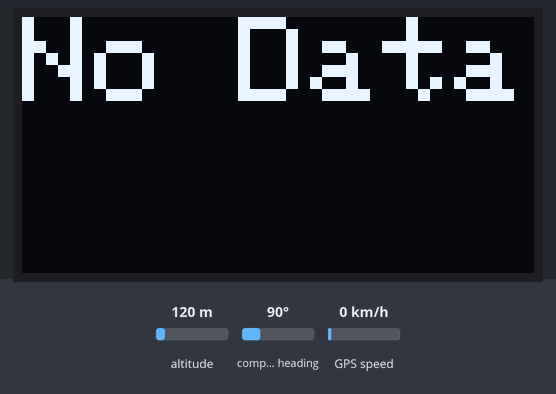
This sketch was run on a simulated ESP32. On the bench: 128×64 one-colour display. Inputs (shaded band) come from the test bench; at power-on: altitude 120 m, GPS speed 0 km/h, compass heading 90°. The GPS gets a fix after 3 s at 37.7749, -122.4194 with 8 satellites; what the sketch prints to the serial monitor is not drawn.

Above: at 3.6 s.
3.7 s: altitude set to 20 m
At 6.0 s:
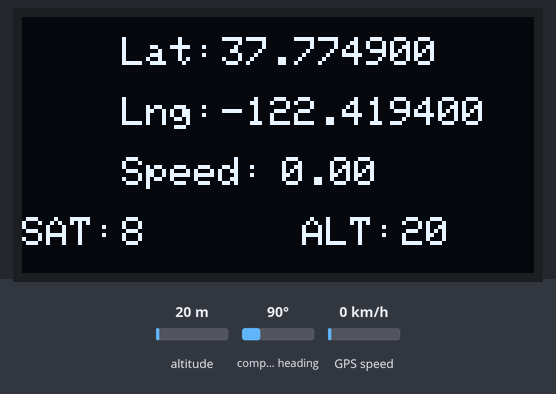
6.6 s: GPS speed set to 2 km/h
9.7 s: altitude set to 250 m
At 12.4 s:
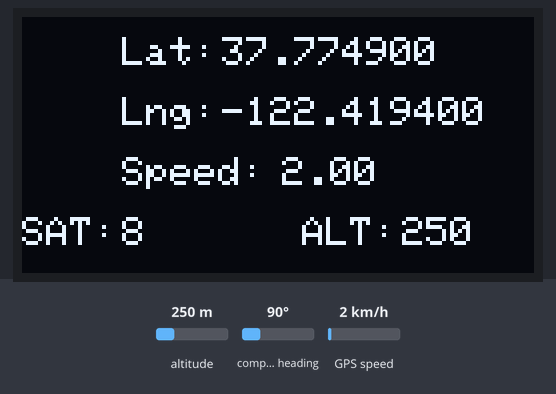
12.7 s: GPS speed set to 30 km/h
At 15.1 s:
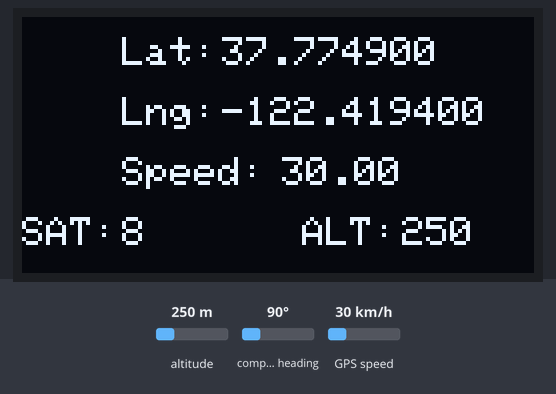
Timing chart, 0 to 16.6 s (numbered marks = the images above; inputs shaded):
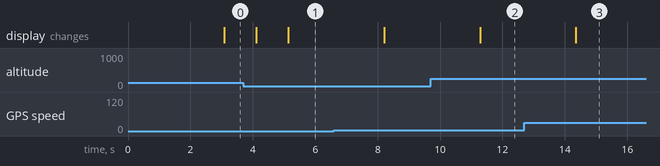

Measured:
- after the input at 3.7 s, the display: first differs from a run without the input after 1.4 s (image 1)
- after the input at 9.7 s, the display: changes after 1.6 s (image 2)
- after the input at 12.7 s, the display: changes after 1.7 s (image 3)

The sketch:

GPS_MICRO_1.ino
```cpp
#include <Wire.h>
#include <Adafruit_SH1106.h>
#include <TinyGPSPlus.h>


//#define SCREEN_WIDTH 128 // OLED display width, in pixels
//#define SCREEN_HEIGHT 64 // OLED display height, in pixels

//On ESP32: GPIO-21(SDA), GPIO-22(SCL)
#define OLED_RESET -1 //Reset pin # (or -1 if sharing Arduino reset pin)
#define SCREEN_ADDRESS 0x3C //See datasheet for Address

Adafruit_SH1106 display(22, 21);

#define RXD2 16
#define TXD2 17
HardwareSerial neogps(1);

TinyGPSPlus gps;

void setup() {
  Serial.begin(115200);
  //Begin serial communication Arduino IDE (Serial Monitor)

  //Begin serial communication Neo6mGPS
  neogps.begin(9600, SERIAL_8N1, RXD2, TXD2);
  display.begin(SH1106_SWITCHCAPVCC, 0x3C);
  // SH1106_SWITCHCAPVCC = generate display voltage from 3.3V internally
//  if(!display.begin(SH1106_SWITCHCAPVCC, 0x3C)) {
//    Serial.println(F("SH1106 allocation failed"));
//    for(;;); // Don't proceed, loop forever
//  }

  display.clearDisplay();
  display.display();
  delay(2000);

}

void loop() {

  boolean newData = false;
  for (unsigned long start = millis(); millis() - start < 1000;)
  {
    while (neogps.available())
    {
      if (gps.encode(neogps.read()))
      {
        newData = true;
      }
    }
  }

  //If newData is true
  if(newData == true)
  {
    newData = false;
    Serial.println(gps.satellites.value());
    print_speed();
  }
  else
  {
    display.clearDisplay();
    display.setTextColor(WHITE);
    display.setCursor(0, 0);
    display.setTextSize(3);
    display.print("No Data");
    display.display();
  }

}

void print_speed()
{
  display.clearDisplay();
  display.setTextColor(WHITE);

  if (gps.location.isValid() == 1)
  {
   //String gps_speed = String(gps.speed.kmph());
    display.setTextSize(1);

    display.setCursor(25, 5);
    display.print("Lat: ");
    display.setCursor(50, 5);
    display.print(gps.location.lat(),6);

    display.setCursor(25, 20);
    display.print("Lng: ");
    display.setCursor(50, 20);
    display.print(gps.location.lng(),6);

    display.setCursor(25, 35);
    display.print("Speed: ");
    display.setCursor(65, 35);
    display.print(gps.speed.kmph());

    display.setTextSize(1);
    display.setCursor(0, 50);
    display.print("SAT:");
    display.setCursor(25, 50);
    display.print(gps.satellites.value());

    display.setTextSize(1);
    display.setCursor(70, 50);
    display.print("ALT:");
    display.setCursor(95, 50);
    display.print(gps.altitude.meters(), 0);

    display.display();

  }
  else
  {
    display.clearDisplay();
    display.setTextColor(WHITE);
    display.setCursor(0, 0);
    display.setTextSize(3);
    display.print("No Data");
    display.display();
  }

}
```
